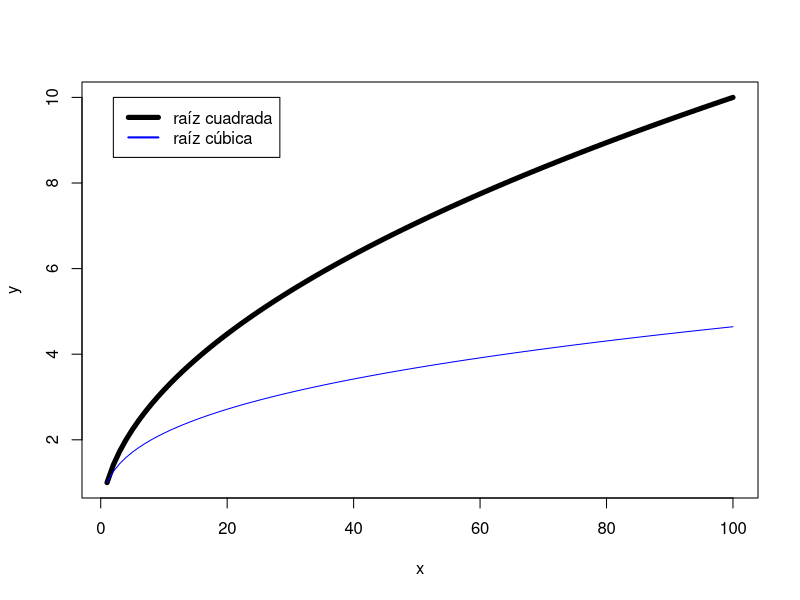
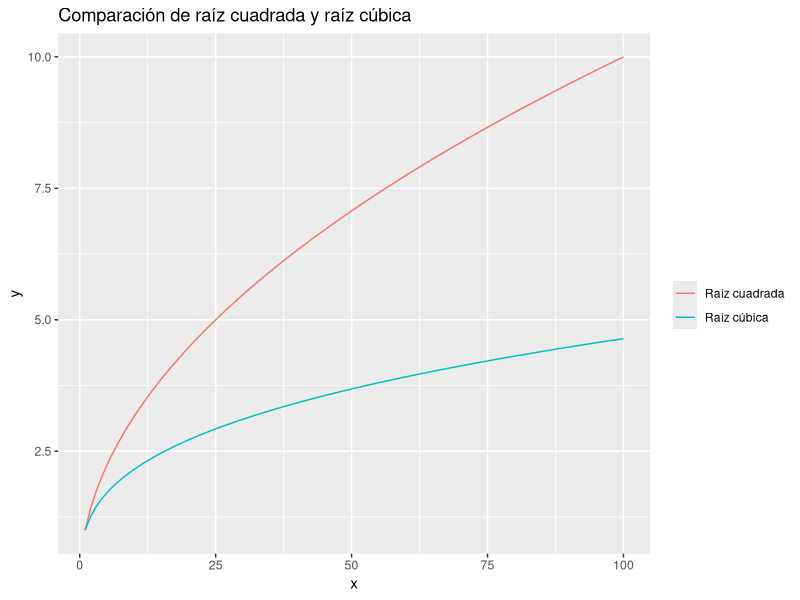
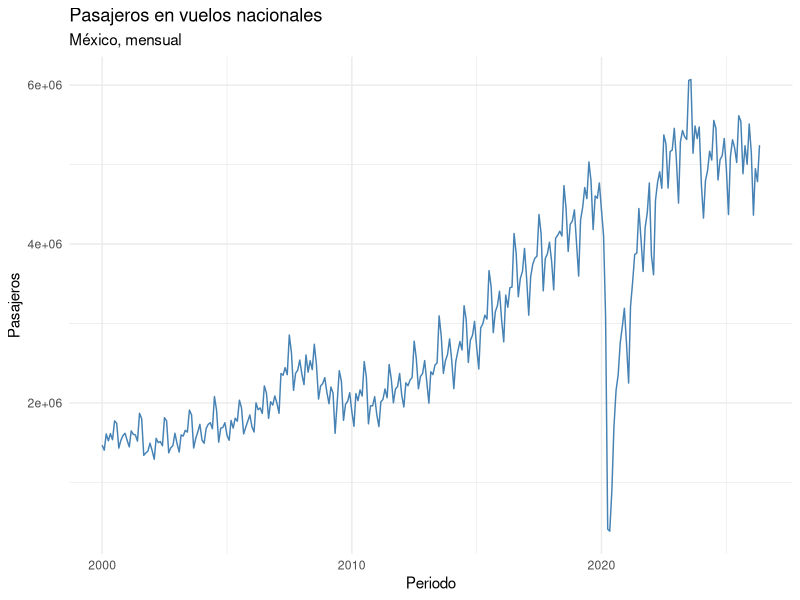

Reproduce these figures in R, in order.
## ---- chunk 1
knitr::opts_chunk$set(echo = TRUE, warning = FALSE, message = FALSE)
## ---- chunk 2
class("R")
class(56)
class("R" > "Python")
class(as.integer(2))
class(sqrt(5) * as.complex(-1))
## ---- chunk 3
ObjetoGuardado <- 5
# Forma tradicional de imprimir en R
print(ObjetoGuardado)
# En RStudio basta con escribir el nombre del objeto en la consola
ObjetoGuardado
## ---- chunk 4
class(class)
## ---- chunk 5
pi
round(pi, 2)
args(round)
## ---- chunk 6
ObjetoGuardado <- 1:10
ObjetoGuardado * 5
ObjetoGuardado ** (1 / 2)
log(ObjetoGuardado)
## ---- chunk 7
2 + 2 == 5
2 + 2 != 5
2 + 2 >= 5

(2 + 2 == 5) & (2 + 2 <= 5)
FALSE & TRUE
FALSE | TRUE

secuencia <- 1:10
secuencia %in% 3
## ---- chunk 8
secuencia <- c(1, 2, 3, "R") # se convierte todo a character
class(secuencia)
fruta <- list("Naranja", 18, TRUE)
class(fruta)
## ---- chunk 9
vector <- 1:16
M_object <- matrix(vector, ncol = 4)
M_object
diagonal <- diag(4)
M_object %*% diagonal
## ---- chunk 10
data(iris)
head(iris)
class(iris)
class(iris$Sepal.Length)
class(iris$Species)
## ---- chunk 11
raiz <- function(x, n = 2) {
  x ** (1 / n)
}
## ---- chunk 12
x <- 1:100
y <- raiz(x)
y2 <- raiz(x, 3)

plot(x, y, type = "l", lwd = 5)
lines(x, y2, col = "blue")
legend(2, 10, c("raíz cuadrada", "raíz cúbica"), lwd = c(5, 2), col = c("black", "blue"))
## ---- chunk 13
library(ggplot2)

df_raices <- data.frame(x = x, cuadrada = y, cubica = y2)

ggplot(df_raices, aes(x = x)) +
  geom_line(aes(y = cuadrada, col = "Raíz cuadrada")) +
  geom_line(aes(y = cubica, col = "Raíz cúbica")) +
  labs(title = "Comparación de raíz cuadrada y raíz cúbica", x = "x", y = "y", col = "")
## ---- chunk 14
library(readxl)
library(dplyr)

Datos <- read_excel("../data/Base_Transporte.xlsx", sheet = "Datos", col_names = TRUE)
str(Datos)
head(Datos)
## ---- chunk 15
Datos <- Datos %>%
  mutate(
    ln_Pax_Nal   = log(Pax_Nal),
    dln_Pax_Nal  = ln_Pax_Nal - lag(ln_Pax_Nal)
  )

head(Datos)
## ---- chunk 16
ggplot(Datos, aes(x = Periodo, y = Pax_Nal)) +
  geom_line(color = "steelblue") +
  labs(title = "Pasajeros en vuelos nacionales", subtitle = "México, mensual",
       x = "Periodo", y = "Pasajeros") +
  theme_minimal()
